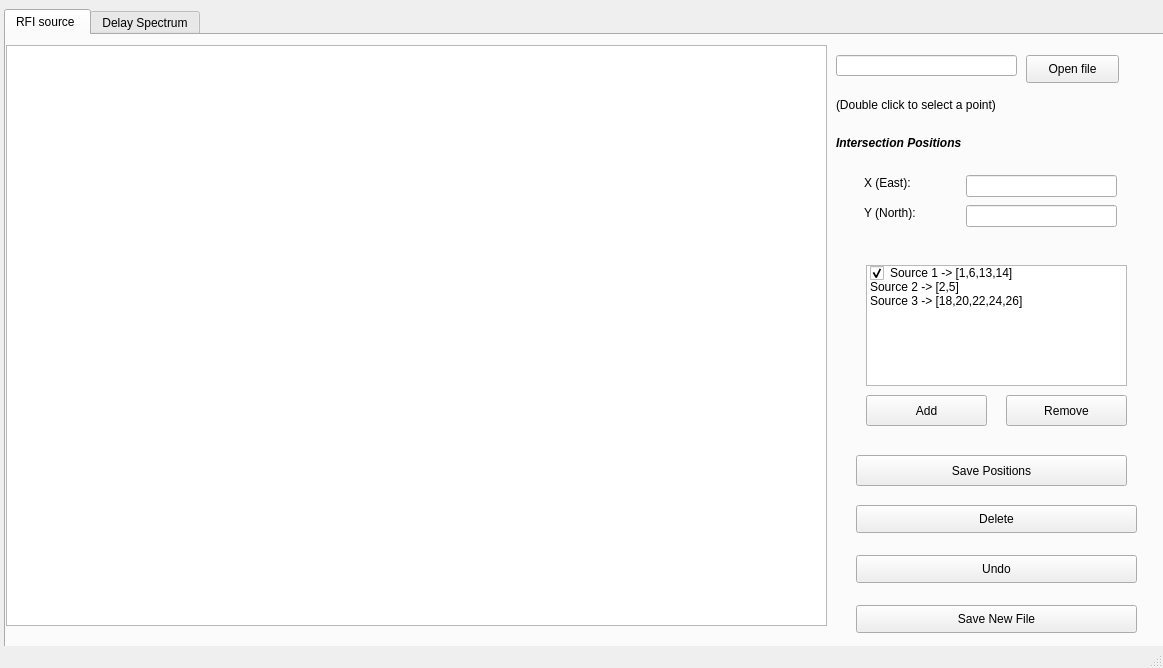
<?xml version="1.0" encoding="UTF-8"?>
<ui version="4.0">
 <class>MainWindow</class>
 <widget class="QMainWindow" name="MainWindow">
  <property name="geometry">
   <rect>
    <x>0</x>
    <y>0</y>
    <width>1163</width>
    <height>668</height>
   </rect>
  </property>
  <property name="windowTitle">
   <string>MainWindow</string>
  </property>
  <widget class="QWidget" name="centralwidget">
   <widget class="QTabWidget" name="tabWidget">
    <property name="geometry">
     <rect>
      <x>4</x>
      <y>9</y>
      <width>1171</width>
      <height>761</height>
     </rect>
    </property>
    <property name="currentIndex">
     <number>0</number>
    </property>
    <widget class="QWidget" name="tab">
     <attribute name="title">
      <string>RFI source </string>
     </attribute>
     <widget class="QGraphicsView" name="graphicsView_2">
      <property name="geometry">
       <rect>
        <x>0</x>
        <y>10</y>
        <width>821</width>
        <height>581</height>
       </rect>
      </property>
     </widget>
     <widget class="QPushButton" name="pushButton_8">
      <property name="geometry">
       <rect>
        <x>850</x>
        <y>570</y>
        <width>281</width>
        <height>28</height>
       </rect>
      </property>
      <property name="text">
       <string>Save New File</string>
      </property>
     </widget>
     <widget class="QLabel" name="label_3">
      <property name="geometry">
       <rect>
        <x>830</x>
        <y>60</y>
        <width>191</width>
        <height>20</height>
       </rect>
      </property>
      <property name="text">
       <string>(Double click to select a point)</string>
      </property>
     </widget>
     <widget class="QPushButton" name="pushButton_7">
      <property name="geometry">
       <rect>
        <x>850</x>
        <y>520</y>
        <width>281</width>
        <height>28</height>
       </rect>
      </property>
      <property name="text">
       <string>Undo</string>
      </property>
     </widget>
     <widget class="QLabel" name="label_4">
      <property name="geometry">
       <rect>
        <x>858</x>
        <y>170</y>
        <width>91</width>
        <height>16</height>
       </rect>
      </property>
      <property name="text">
       <string>Y (North):</string>
      </property>
     </widget>
     <widget class="QLabel" name="label">
      <property name="geometry">
       <rect>
        <x>830</x>
        <y>100</y>
        <width>171</width>
        <height>16</height>
       </rect>
      </property>
      <property name="font">
       <font>
        <family>MS Sans Serif</family>
        <pointsize>9</pointsize>
        <weight>75</weight>
        <italic>true</italic>
        <bold>true</bold>
       </font>
      </property>
      <property name="text">
       <string>Intersection Positions</string>
      </property>
     </widget>
     <widget class="QPushButton" name="pushButton_2">
      <property name="geometry">
       <rect>
        <x>850</x>
        <y>420</y>
        <width>271</width>
        <height>31</height>
       </rect>
      </property>
      <property name="text">
       <string>Save Positions</string>
      </property>
     </widget>
     <widget class="QLineEdit" name="lineEdit_4">
      <property name="geometry">
       <rect>
        <x>960</x>
        <y>170</y>
        <width>151</width>
        <height>22</height>
       </rect>
      </property>
     </widget>
     <widget class="QLabel" name="label_2">
      <property name="geometry">
       <rect>
        <x>858</x>
        <y>140</y>
        <width>91</width>
        <height>16</height>
       </rect>
      </property>
      <property name="text">
       <string>X (East):</string>
      </property>
     </widget>
     <widget class="QPushButton" name="pushButton_3">
      <property name="geometry">
       <rect>
        <x>850</x>
        <y>470</y>
        <width>281</width>
        <height>28</height>
       </rect>
      </property>
      <property name="text">
       <string>Delete</string>
      </property>
     </widget>
     <widget class="QLineEdit" name="lineEdit_2">
      <property name="geometry">
       <rect>
        <x>960</x>
        <y>140</y>
        <width>151</width>
        <height>22</height>
       </rect>
      </property>
     </widget>
     <widget class="QPushButton" name="pushButton">
      <property name="geometry">
       <rect>
        <x>1020</x>
        <y>20</y>
        <width>93</width>
        <height>28</height>
       </rect>
      </property>
      <property name="text">
       <string>Open file</string>
      </property>
     </widget>
     <widget class="QLineEdit" name="lineEdit">
      <property name="geometry">
       <rect>
        <x>830</x>
        <y>20</y>
        <width>181</width>
        <height>21</height>
       </rect>
      </property>
     </widget>
     <widget class="QListWidget" name="listWidget">
      <property name="geometry">
       <rect>
        <x>860</x>
        <y>230</y>
        <width>261</width>
        <height>121</height>
       </rect>
      </property>
      <item>
       <property name="text">
        <string>Source 1 -&gt; [1,6,13,14]</string>
       </property>
       <property name="checkState">
        <enum>Checked</enum>
       </property>
       <property name="flags">
        <set>ItemIsSelectable|ItemIsEditable|ItemIsDragEnabled|ItemIsUserCheckable|ItemIsEnabled</set>
       </property>
      </item>
      <item>
       <property name="text">
        <string>Source 2 -&gt; [2,5]</string>
       </property>
      </item>
      <item>
       <property name="text">
        <string>Source 3 -&gt; [18,20,22,24,26]</string>
       </property>
      </item>
     </widget>
     <widget class="QPushButton" name="pushButton_5">
      <property name="geometry">
       <rect>
        <x>860</x>
        <y>360</y>
        <width>121</width>
        <height>31</height>
       </rect>
      </property>
      <property name="text">
       <string>Add</string>
      </property>
     </widget>
     <widget class="QPushButton" name="pushButton_10">
      <property name="geometry">
       <rect>
        <x>1000</x>
        <y>360</y>
        <width>121</width>
        <height>31</height>
       </rect>
      </property>
      <property name="text">
       <string>Remove</string>
      </property>
     </widget>
    </widget>
    <widget class="QWidget" name="tab_2">
     <attribute name="title">
      <string>Delay Spectrum</string>
     </attribute>
     <widget class="QPushButton" name="pushButton_4">
      <property name="geometry">
       <rect>
        <x>792</x>
        <y>70</y>
        <width>171</width>
        <height>28</height>
       </rect>
      </property>
      <property name="text">
       <string>View Delay Spectrum</string>
      </property>
     </widget>
     <widget class="QSpinBox" name="spinBox_3">
      <property name="geometry">
       <rect>
        <x>740</x>
        <y>40</y>
        <width>141</width>
        <height>22</height>
       </rect>
      </property>
     </widget>
     <widget class="QSpinBox" name="spinBox_4">
      <property name="geometry">
       <rect>
        <x>900</x>
        <y>40</y>
        <width>141</width>
        <height>22</height>
       </rect>
      </property>
      <property name="value">
       <number>15</number>
      </property>
     </widget>
     <widget class="QSpinBox" name="spinBox_5">
      <property name="geometry">
       <rect>
        <x>740</x>
        <y>160</y>
        <width>141</width>
        <height>22</height>
       </rect>
      </property>
      <property name="value">
       <number>15</number>
      </property>
     </widget>
     <widget class="QGraphicsView" name="graphicsView_4">
      <property name="geometry">
       <rect>
        <x>10</x>
        <y>240</y>
        <width>711</width>
        <height>111</height>
       </rect>
      </property>
      <property name="mouseTracking">
       <bool>true</bool>
      </property>
      <property name="tabletTracking">
       <bool>true</bool>
      </property>
      <property name="verticalScrollBarPolicy">
       <enum>Qt::ScrollBarAsNeeded</enum>
      </property>
      <property name="dragMode">
       <enum>QGraphicsView::NoDrag</enum>
      </property>
      <property name="resizeAnchor">
       <enum>QGraphicsView::AnchorViewCenter</enum>
      </property>
      <property name="rubberBandSelectionMode">
       <enum>Qt::ContainsItemBoundingRect</enum>
      </property>
     </widget>
     <widget class="QLabel" name="label_5">
      <property name="geometry">
       <rect>
        <x>740</x>
        <y>10</y>
        <width>161</width>
        <height>16</height>
       </rect>
      </property>
      <property name="font">
       <font>
        <family>MS Sans Serif</family>
        <pointsize>9</pointsize>
        <weight>75</weight>
        <italic>true</italic>
        <bold>true</bold>
       </font>
      </property>
      <property name="text">
       <string>Baselines</string>
      </property>
     </widget>
     <widget class="QSpinBox" name="spinBox_8">
      <property name="geometry">
       <rect>
        <x>910</x>
        <y>290</y>
        <width>141</width>
        <height>22</height>
       </rect>
      </property>
      <property name="value">
       <number>0</number>
      </property>
     </widget>
     <widget class="QGraphicsView" name="graphicsView_3">
      <property name="geometry">
       <rect>
        <x>10</x>
        <y>120</y>
        <width>711</width>
        <height>111</height>
       </rect>
      </property>
      <property name="mouseTracking">
       <bool>true</bool>
      </property>
      <property name="tabletTracking">
       <bool>true</bool>
      </property>
      <property name="verticalScrollBarPolicy">
       <enum>Qt::ScrollBarAsNeeded</enum>
      </property>
      <property name="dragMode">
       <enum>QGraphicsView::NoDrag</enum>
      </property>
      <property name="resizeAnchor">
       <enum>QGraphicsView::AnchorViewCenter</enum>
      </property>
      <property name="rubberBandSelectionMode">
       <enum>Qt::ContainsItemBoundingRect</enum>
      </property>
     </widget>
     <widget class="QLabel" name="label_6">
      <property name="geometry">
       <rect>
        <x>740</x>
        <y>130</y>
        <width>161</width>
        <height>16</height>
       </rect>
      </property>
      <property name="font">
       <font>
        <family>MS Sans Serif</family>
        <pointsize>9</pointsize>
        <weight>75</weight>
        <italic>true</italic>
        <bold>true</bold>
       </font>
      </property>
      <property name="text">
       <string>Baselines</string>
      </property>
     </widget>
     <widget class="QPushButton" name="pushButton_6">
      <property name="geometry">
       <rect>
        <x>792</x>
        <y>190</y>
        <width>171</width>
        <height>28</height>
       </rect>
      </property>
      <property name="text">
       <string>View Delay Spectrum</string>
      </property>
     </widget>
     <widget class="QLabel" name="label_7">
      <property name="geometry">
       <rect>
        <x>750</x>
        <y>260</y>
        <width>161</width>
        <height>16</height>
       </rect>
      </property>
      <property name="font">
       <font>
        <family>MS Sans Serif</family>
        <pointsize>9</pointsize>
        <weight>75</weight>
        <italic>true</italic>
        <bold>true</bold>
       </font>
      </property>
      <property name="text">
       <string>Baselines</string>
      </property>
     </widget>
     <widget class="QGraphicsView" name="graphicsView">
      <property name="geometry">
       <rect>
        <x>10</x>
        <y>0</y>
        <width>711</width>
        <height>111</height>
       </rect>
      </property>
      <property name="mouseTracking">
       <bool>true</bool>
      </property>
      <property name="tabletTracking">
       <bool>true</bool>
      </property>
      <property name="verticalScrollBarPolicy">
       <enum>Qt::ScrollBarAsNeeded</enum>
      </property>
      <property name="dragMode">
       <enum>QGraphicsView::NoDrag</enum>
      </property>
      <property name="resizeAnchor">
       <enum>QGraphicsView::AnchorViewCenter</enum>
      </property>
      <property name="rubberBandSelectionMode">
       <enum>Qt::ContainsItemBoundingRect</enum>
      </property>
     </widget>
     <widget class="QPushButton" name="pushButton_9">
      <property name="geometry">
       <rect>
        <x>802</x>
        <y>320</y>
        <width>171</width>
        <height>28</height>
       </rect>
      </property>
      <property name="text">
       <string>View Delay Spectrum</string>
      </property>
     </widget>
     <widget class="QSpinBox" name="spinBox_7">
      <property name="geometry">
       <rect>
        <x>750</x>
        <y>290</y>
        <width>141</width>
        <height>22</height>
       </rect>
      </property>
      <property name="value">
       <number>4</number>
      </property>
     </widget>
     <widget class="QSpinBox" name="spinBox_6">
      <property name="geometry">
       <rect>
        <x>900</x>
        <y>160</y>
        <width>141</width>
        <height>22</height>
       </rect>
      </property>
      <property name="value">
       <number>4</number>
      </property>
     </widget>
    </widget>
   </widget>
  </widget>
  <widget class="QStatusBar" name="statusbar"/>
 </widget>
 <resources/>
 <connections/>
</ui>
